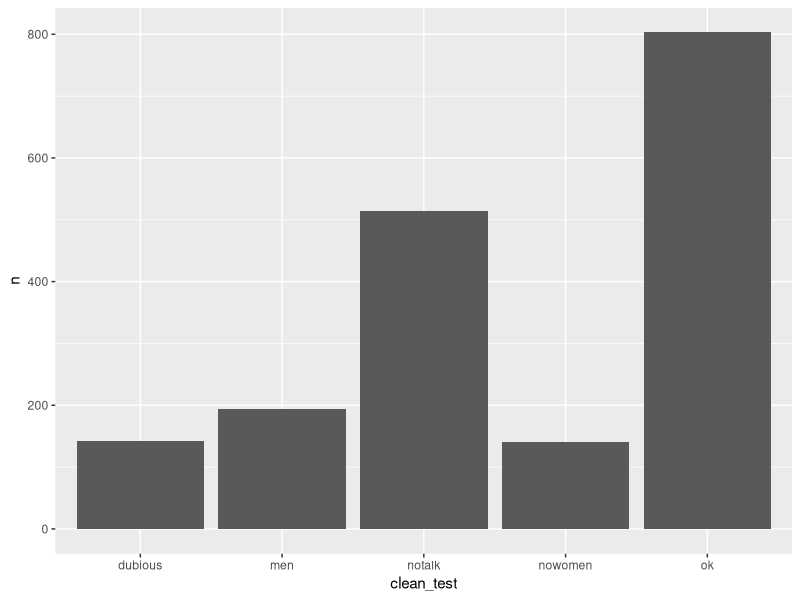
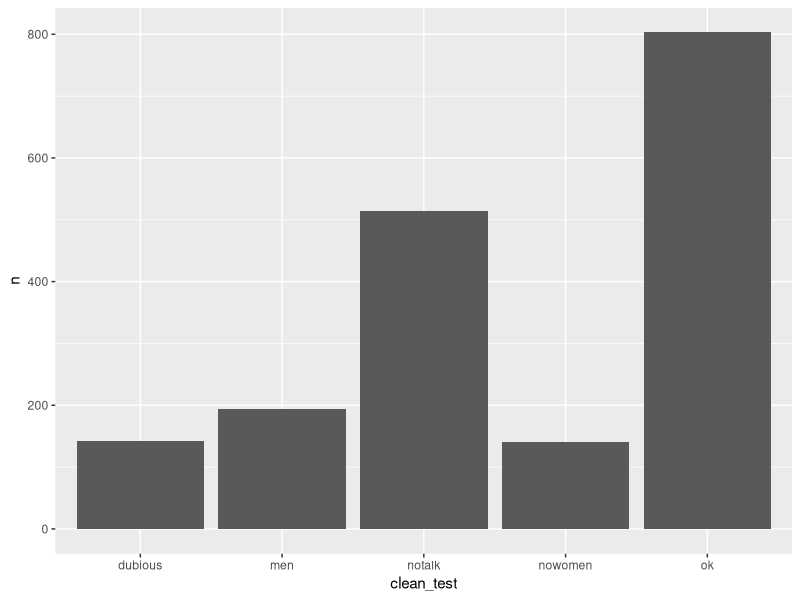

Generate these figures, in order, with R:
library(dplyr,warn.conflicts=FALSE);
library(ggplot2,warn.conflicts=FALSE);
options(width=2000);

alldata<-read.csv(file="data/movies.csv",header=TRUE);

relevantdata<-data.frame(count(select(alldata,clean_test),clean_test));
# colnames(relevantdata)<-c("dubious","men","notalk","nowomen","ok");
# relevantdata<-relevantdata[2,];
print(relevantdata);

ggplot(data=relevantdata,aes(x=clean_test,y=n))+geom_bar(stat="identity");
ggsave("graph.png");